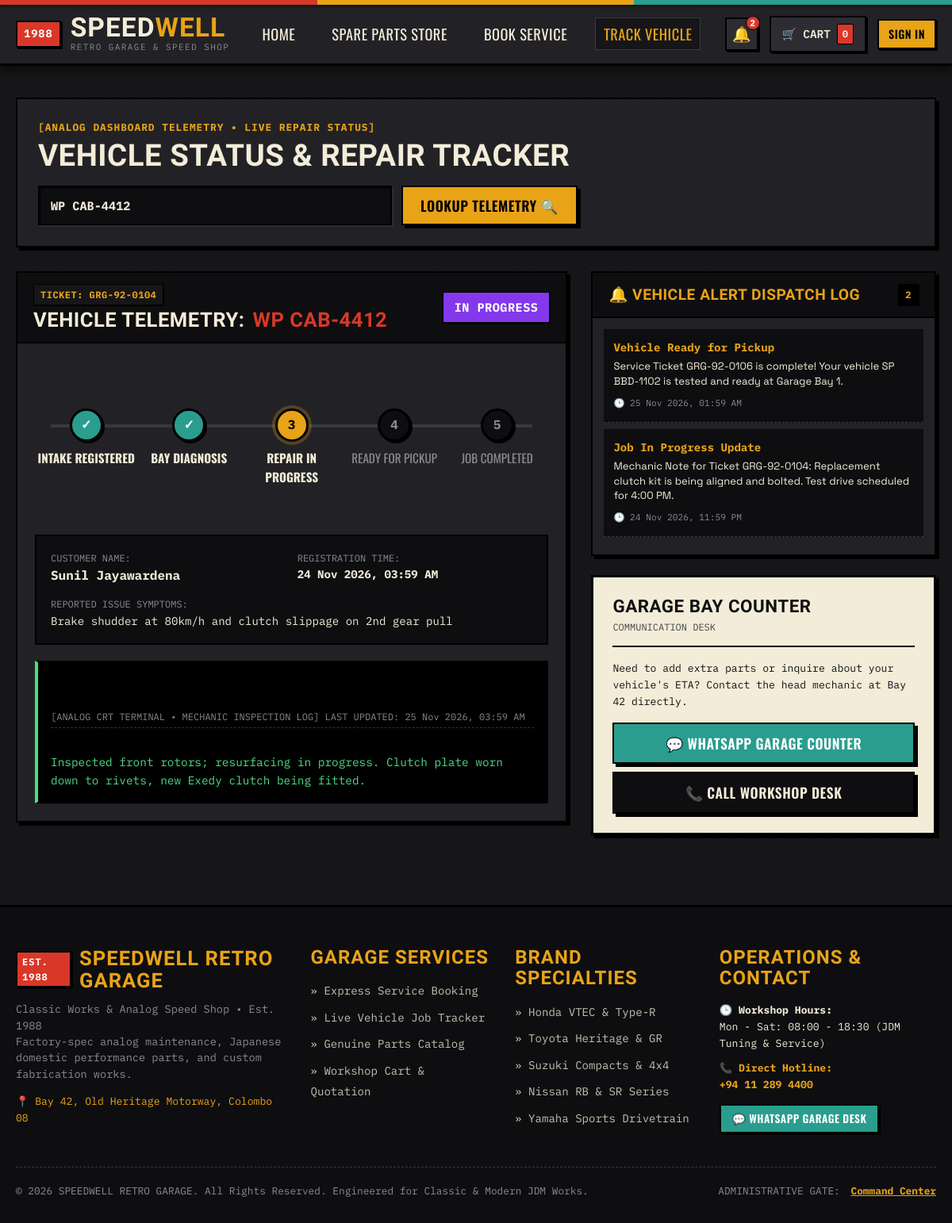
The app's page /track.php?query=WP+CAB-4412 with its own data.
### tables this page shows
CREATE TABLE `bookings` (
  `id` INT UNSIGNED AUTO_INCREMENT PRIMARY KEY,
  `ticket_code` VARCHAR(50) NOT NULL UNIQUE,
  `customer_name` VARCHAR(100) NOT NULL,
  `vehicle_number` VARCHAR(50) NOT NULL,
  `phone` VARCHAR(30) NULL,
  `service_note` TEXT NULL,
  `preferred_date` DATE NULL,
  `status` ENUM('Pending', 'Diagnosing', 'In Progress', 'Ready for Pickup', 'Completed', 'Cancelled') NOT NULL DEFAULT 'Pending',
  `mechanic_notes` TEXT NULL,
  `created_at` TIMESTAMP NOT NULL DEFAULT CURRENT_TIMESTAMP,
  `updated_at` TIMESTAMP NOT NULL DEFAULT CURRENT_TIMESTAMP ON UPDATE CURRENT_TIMESTAMP,
  INDEX `idx_booking_vehicle` (`vehicle_number`),
  INDEX `idx_booking_ticket` (`ticket_code`)
);

CREATE TABLE `notifications` (
  `id` INT UNSIGNED AUTO_INCREMENT PRIMARY KEY,
  `user_id` INT UNSIGNED NULL,
  `booking_id` INT UNSIGNED NULL,
  `vehicle_number` VARCHAR(50) NULL,
  `title` VARCHAR(150) NOT NULL,
  `message` TEXT NOT NULL,
  `is_read` TINYINT(1) NOT NULL DEFAULT 0,
  `created_at` TIMESTAMP NOT NULL DEFAULT CURRENT_TIMESTAMP,
  INDEX `idx_notify_user` (`user_id`),
  INDEX `idx_notify_vehicle` (`vehicle_number`),
  CONSTRAINT `fk_notifications_user` FOREIGN KEY (`user_id`) REFERENCES `users` (`id`) ON DELETE SET NULL,
  CONSTRAINT `fk_notifications_booking` FOREIGN KEY (`booking_id`) REFERENCES `bookings` (`id`) ON DELETE SET NULL
);

### includes/helpers.php (called while the page is built, shortened)
<?php
function e(?string $string): string {
    return htmlspecialchars((string)($string ?? ''), ENT_QUOTES, 'UTF-8');
}
function format_date(?string $datetime, string $format = 'd M Y, h:i A'): string {
    $ts = strtotime($datetime);
    return $ts ? date($format, $ts) : '—';
}
function build_whatsapp_url(?string $phone, string $message): string {
    $cleaned = preg_replace('/[^0-9]/', '', $phone);
    return 'https://wa.me/' . $cleaned . '?text=' . urlencode($message);
}

### track.php (the view, shortened to what this page needs)
<?php
require_once __DIR__ . '/includes/helpers.php';
$pdo = get_db_connection();
$query = trim($_GET['query'] ?? '');
$booking = null;
$searched = false;
if (!empty($query)) {
    $searched = true;
    $cleanQuery = clean_vehicle_no($query);
    $stmt = $pdo->prepare("
        SELECT * FROM bookings
        WHERE ticket_code = ? OR vehicle_number = ?
        ORDER BY id DESC
        LIMIT 1
    ");
    $stmt->execute([$query, $cleanQuery]);
    $booking = $stmt->fetch();
    if ($booking) {
        $notifStmt = $pdo->prepare("
            SELECT * FROM notifications
            WHERE booking_id = ? OR vehicle_number = ?
            ORDER BY created_at DESC
            LIMIT 10
        ");
        $notifStmt->execute([$booking['id'], $booking['vehicle_number']]);
        $notifications = $notifStmt->fetchAll();
    }
}
$stages = [
    'Pending'          => ['step' => 1, 'label' => 'Intake Registered'],
    'Diagnosing'       => ['step' => 2, 'label' => 'Bay Diagnosis'],
    'In Progress'      => ['step' => 3, 'label' => 'Repair in Progress'],
    'Ready for Pickup' => ['step' => 4, 'label' => 'Ready for Pickup'],
    'Completed'        => ['step' => 5, 'label' => 'Job Completed']
];
$currentStepNum = 1;
if ($booking && isset($stages[$booking['status']])) {
    $currentStepNum = $stages[$booking['status']]['step'];
}
require_once __DIR__ . '/includes/header.php';
?>
<div class="container" style="padding: 40px 20px 80px 20px;">
  <div style="background:var(--color-oil-slate); border:2px solid #000; box-shadow:var(--shadow-hard); padding:26px; margin-bottom:30px;">
    <div style="font-family:var(--font-mono); font-size:0.8rem; color:var(--color-dash-amber); font-weight:700; letter-spacing:1px; margin-bottom:4px;">
      [ANALOG DASHBOARD TELEMETRY • LIVE REPAIR STATUS]
    </div>
    <h1 style="font-size:2.4rem; margin:0 0 16px 0;">VEHICLE STATUS & REPAIR TRACKER</h1>
    <form method="GET" action="<?= BASE_URL ?>/track.php" style="display:flex; gap:12px; max-width:680px; flex-wrap:wrap;">
      <input
        type="text"
        name="query"
        class="retro-input"
        required
        placeholder="ENTER VEHICLE NO (e.g. WP CAB-4412) OR TICKET (e.g. GRG-92-0104)..."
        value="<?= e($query) ?>"
        style="flex:1; min-width:260px; font-weight:700; text-transform:uppercase;"
      >
      <button type="submit" class="retro-btn retro-btn-amber" style="padding:10px 22px;">
        LOOKUP TELEMETRY 🔍
      </button>
    </form>
  </div>
  <?php if ($searched && !$booking): ?>
    <div style="background:var(--color-asphalt-dark); border:2px solid #000; padding:50px 20px; text-align:center; box-shadow:var(--shadow-hard); max-width:720px; margin:0 auto;">
      <div style="font-size:3rem; margin-bottom:12px;">⚠️</div>
      <h3 style="color:var(--color-racing-red);">NO ACTIVE JOB FOUND FOR "<?= e($query) ?>"</h3>
      <p style="font-family:var(--font-mono); color:var(--color-muted-grey); margin-bottom:20px;">
        Please check your vehicle registration number format (e.g., <code>WP CAB-4412</code>) or ticket code (e.g., <code>GRG-92-0104</code>).
      </p>
      <div style="display:flex; justify-content:center; gap:14px;">
        <a href="<?= BASE_URL ?>/track.php?query=WP+CAB-4412" class="retro-btn retro-btn-sm retro-btn-teal">
          Try Sample: WP CAB-4412
        </a>
        <a href="<?= BASE_URL ?>/track.php?query=GRG-92-0104" class="retro-btn retro-btn-sm retro-btn-amber">
          Try Ticket: GRG-92-0104
        </a>
      </div>
    </div>
  <?php elseif ($booking): ?>
    <div style="display:grid; grid-template-columns:1.6fr 1fr; gap:30px; align-items:start;">
      <div>
        <div class="retro-card" style="margin-bottom:24px;">
          <div class="retro-card-header">
            <div>
              <span class="retro-badge" style="background:var(--color-asphalt); color:var(--color-dash-amber); margin-bottom:4px;">
                TICKET: <?= e($booking['ticket_code']) ?>
              </span>
              <h3 class="retro-card-title" style="font-size:1.6rem;">
                VEHICLE TELEMETRY: <span class="text-red"><?= e($booking['vehicle_number']) ?></span>
              </h3>
            </div>
            <div>
              <span class="retro-badge badge-status-<?= strtolower(str_replace(' ', '-', $booking['status'])) ?>" style="font-size:0.95rem; padding:6px 14px;">
                <?= e($booking['status']) ?>
              </span>
            </div>
          </div>
          <div class="retro-card-body">
            <div class="timeline-track-wrap">
              <div class="timeline-steps">
                <?php foreach ($stages as $stageKey => $sInfo): ?>
                  <?php
                    $isDone = $sInfo['step'] < $currentStepNum;
                    $isCurrent = $sInfo['step'] === $currentStepNum;
                    $stepClass = $isDone ? 'done' : ($isCurrent ? 'current' : '');
                  ?>
                  <div class="timeline-step <?= $stepClass ?>">
                    <div class="timeline-step-node">
                      <?= $isDone ? '✓' : $sInfo['step'] ?>
                    </div>
                    <div class="timeline-step-title"><?= e($sInfo['label']) ?></div>
                  </div>
                <?php endforeach; ?>
              </div>
            </div>
            <div style="background:var(--color-asphalt-dark); border:2px solid #000; padding:18px; margin-top:20px; display:grid; grid-template-columns:1fr 1fr; gap:14px; font-family:var(--font-mono); font-size:0.88rem;">
              <div>
                <span style="color:var(--color-muted-grey); display:block; font-size:0.75rem;">CUSTOMER NAME:</span>
                <strong style="color:var(--color-manual-cream); font-size:1rem;"><?= e($booking['customer_name']) ?></strong>
              </div>
              <div>
                <span style="color:var(--color-muted-grey); display:block; font-size:0.75rem;">REGISTRATION TIME:</span>
                <strong><?= format_date($booking['created_at']) ?></strong>
              </div>
              <div style="grid-column: span 2;">
                <span style="color:var(--color-muted-grey); display:block; font-size:0.75rem;">REPORTED ISSUE SYMPTOMS:</span>
                <div style="color:var(--color-manual-cream); line-height:1.4; margin-top:2px;">
                  <?= nl2br(e($booking['service_note'] ?: 'Routine diagnostics.')) ?>
                </div>
              </div>
            </div>
            <div class="mechanic-notes-terminal">
              <div class="terminal-header">
                [ANALOG CRT TERMINAL • MECHANIC INSPECTION LOG] LAST UPDATED: <?= format_date($booking['updated_at']) ?>
              </div>
              <?= !empty($booking['mechanic_notes'])
                    ? e($booking['mechanic_notes'])
                    : "> [SYSTEM] Bay inspection initiated. Awaiting lead technician oscilloscope readings." ?>
            </div>
          </div>
        </div>
      </div>
      <div>
        <div class="retro-card" style="margin-bottom:24px;">
          <div class="retro-card-header">
            <h4 class="retro-card-title text-amber" style="font-size:1.2rem;">
              🔔 VEHICLE ALERT DISPATCH LOG
            </h4>
            <span class="retro-badge" style="background:#000; color:var(--color-dash-amber);"><?= count($notifications) ?></span>
          </div>
          <div class="retro-card-body" style="padding:14px;">
            <?php if (empty($notifications)): ?>
              <p style="font-family:var(--font-mono); font-size:0.85rem; color:var(--color-muted-grey); text-align:center; padding:16px;">
                No automated alerts issued yet for this vehicle.
              </p>
            <?php else: ?>
              <ul style="list-style:none;">
                <?php foreach ($notifications as $notif): ?>
                  <li style="padding:12px; border-bottom:1px dashed var(--color-oil-border); margin-bottom:8px; background:var(--color-asphalt-dark);">
                    <div style="display:flex; justify-content:space-between; align-items:flex-start; margin-bottom:4px;">
                      <strong style="font-size:0.88rem; color:var(--color-dash-amber); font-family:var(--font-mono);">
                        <?= e($notif['title']) ?>
                      </strong>
                    </div>
                    <p style="font-size:0.82rem; color:var(--color-manual-cream); margin-bottom:4px; line-height:1.4;">
                      <?= e($notif['message']) ?>
                    </p>
                    <span style="font-family:var(--font-mono); font-size:0.7rem; color:var(--color-muted-grey);">
                      🕒 <?= format_date($notif['created_at']) ?>
                    </span>
                  </li>
                <?php endforeach; ?>
              </ul>
            <?php endif; ?>
          </div>
        </div>
        <div class="order-summary-box">
          <div class="summary-header">
            <h3 style="font-size:1.4rem;">GARAGE BAY COUNTER</h3>
            <span style="font-family:var(--font-mono); font-size:0.75rem; color:#444;">COMMUNICATION DESK</span>
          </div>
          <p style="font-family:var(--font-mono); font-size:0.82rem; margin-bottom:16px;">
            Need to add extra parts or inquire about your vehicle's ETA? Contact the head mechanic at Bay 42 directly.
          </p>
          <a
            href="<?= build_whatsapp_url(GARAGE_WHATSAPP, 'Inquiry regarding Ticket ' . $booking['ticket_code'] . ' for vehicle [' . $booking['vehicle_number'] . ']') ?>"
            target="_blank"
            rel="noopener noreferrer"
            class="retro-btn retro-btn-teal retro-btn-block"
            style="margin-bottom:10px;"
          >
            💬 WHATSAPP GARAGE COUNTER
          </a>
          <a href="tel:<?= GARAGE_PHONE ?>" class="retro-btn retro-btn-dark retro-btn-block">
            📞 CALL WORKSHOP DESK
          </a>
        </div>
      </div>
    </div>
  <?php endif; ?>
</div>
<?php require_once __DIR__ . '/includes/footer.php'; ?>

### assets/css/tickets.css (style rules this page uses)
.timeline-track-wrap { padding: 20px 0; margin-top: 20px; }
.timeline-steps { display: flex; justify-content: space-between; position: relative; margin: 20px 0; }
.timeline-steps::before { content: ''; position: absolute; top: 20px; left: 20px; right: 20px; height: 4px; background: var(--color-oil-border); z-index: 1; }
.timeline-step { display: flex; flex-direction: column; align-items: center; position: relative; z-index: 2; text-align: center; flex: 1; }
.timeline-step-node { width: 42px; height: 42px; border-radius: 50%; background: var(--color-asphalt-dark); border: 3px solid #000; box-shadow: 2px 2px 0px #000; display: flex; align-items: center; justify-content: center; font-family: var(--font-mono); font-size: 1rem; font-weight: 700; color: var(--color-muted-grey); margin-bottom: 8px; transition: all 0.2s ease; }
.timeline-step.done .timeline-step-node { background: var(--color-gauge-teal); color: #fff; border-color: #000; }
.timeline-step.current .timeline-step-node { background: var(--color-dash-amber); color: #000; border-color: #000; box-shadow: 0 0 0 4px var(--color-dash-amber-glow); animation: pulseNode 1.8s infinite; }
.timeline-step-title { font-family: var(--font-heading); font-size: 0.95rem; text-transform: uppercase; color: var(--color-muted-grey); }
.timeline-step.done .timeline-step-title, .timeline-step.current .timeline-step-title { color: var(--color-manual-cream); font-weight: 700; }
.mechanic-notes-terminal { background: #000000; border: 2px solid #000; color: #49DE80; font-family: var(--font-mono); font-size: 0.9rem; padding: 16px; border-left: 4px solid #49DE80; margin-top: 20px; white-space: pre-line; }
.terminal-header { color: #888; font-size: 0.75rem; margin-bottom: 8px; border-bottom: 1px dashed #333; padding-bottom: 4px; }

### records on screen
bookings: ticket_code "GRG-92-0104", vehicle_number "WP CAB-4412", status "IN PROGRESS", customer_name "Sunil Jayawardena", created_at "24 Nov 2026, 03:59 AM", service_note "Brake shudder at 80km/h and clutch slippage on 2nd gear pull", updated_at "25 Nov 2026, 03:59 AM", mechanic_notes "Inspected front rotors; resurfacing in progress. Clutch plate worn down to rivets, new Exedy clutch being fitted."
notifications: title "Vehicle Ready for Pickup", message "Service Ticket GRG-92-0106 is complete! Your vehicle SP BBD-1102 is tested and ready at Garage Bay 1.", created_at "25 Nov 2026, 01:59 AM"
notifications: title "Job In Progress Update", message "Mechanic Note for Ticket GRG-92-0104: Replacement clutch kit is being aligned and bolted. Test drive scheduled for 4:00 PM.", created_at "24 Nov 2026, 11:59 PM"

### other values on screen
$unreadNotifCount "2"
$cartCount "0"
$sInfo['label'] "INTAKE REGISTERED"
$sInfo['label'] "BAY DIAGNOSIS"
$sInfo['step'] "3"
$sInfo['label'] "REPAIR IN PROGRESS"
$sInfo['step'] "4"
$sInfo['label'] "READY FOR PICKUP"
$sInfo['step'] "5"
$sInfo['label'] "JOB COMPLETED"
count($notifications) "2"
APP_NAME "SPEEDWELL RETRO GARAGE"
APP_TAGLINE "Classic Works & Analog Speed Shop • Est. 1988"
GARAGE_ADDRESS "Bay 42, Old Heritage Motorway, Colombo 08"
GARAGE_HOURS "Mon - Sat: 08:00 - 18:30 (JDM Tuning & Service)"
